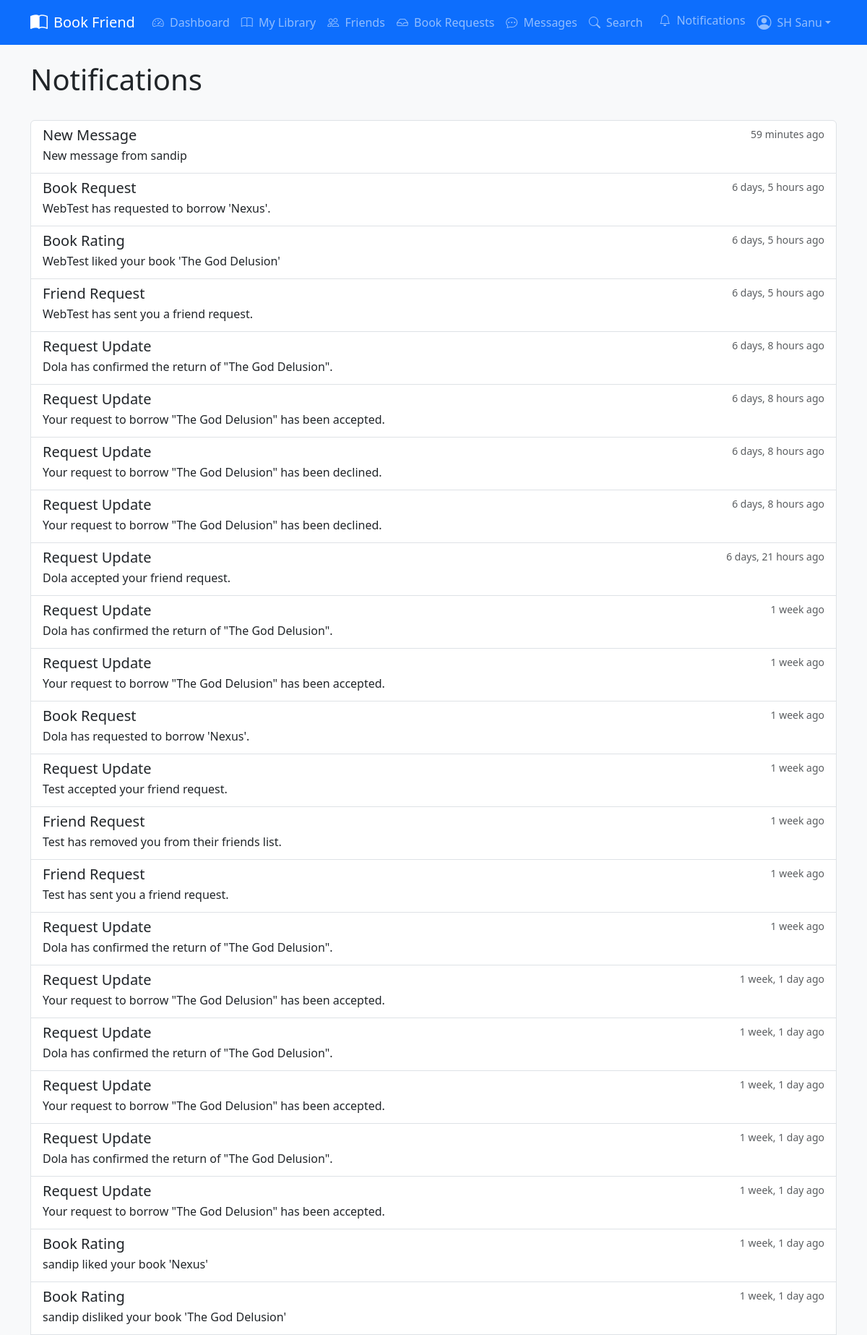
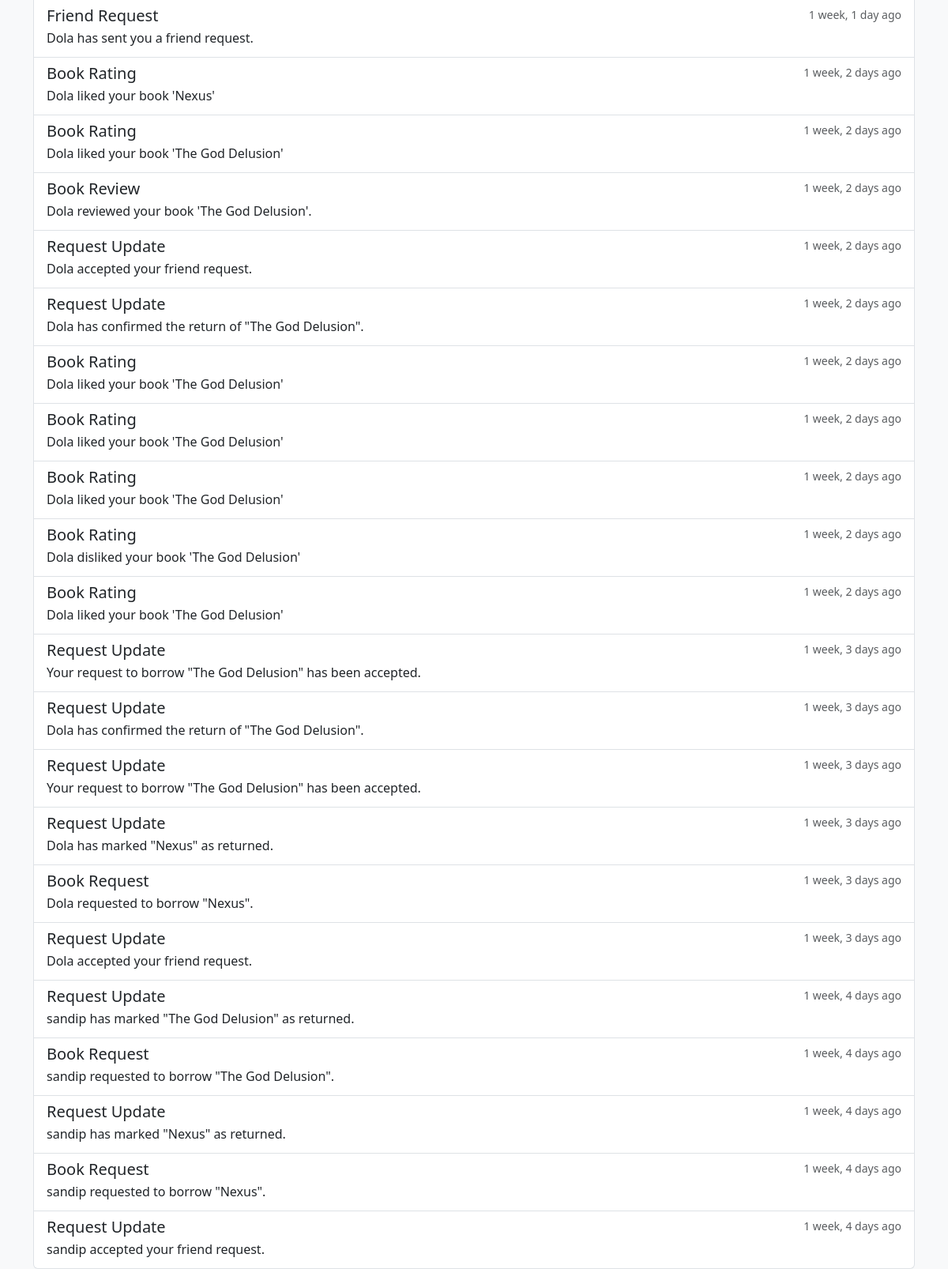
The app's page /notifications/ (signed in) with its own data (2 pictures, top to bottom).
### Core/models.py (models this page shows, shortened)
class Notification(models.Model):
    TYPE_CHOICES = [
        ('friend_request', 'Friend Request'),
        ('book_request', 'Book Request'),
        ('request_update', 'Request Update'),
        ('due_reminder', 'Due Reminder'),
        ('book_rating', 'Book Rating'),
        ('book_review', 'Book Review'),
        ('new_message', 'New Message'),
    ]
    user = models.ForeignKey(User, on_delete=models.CASCADE)
    notification_type = models.CharField(max_length=20, choices=TYPE_CHOICES)
    message = models.TextField()
    read = models.BooleanField(default=False)
    created_at = models.DateTimeField(auto_now_add=True)
    related_user = models.ForeignKey(User, on_delete=models.SET_NULL, null=True, blank=True, related_name='related_notifications')
    related_book = models.ForeignKey(Book, on_delete=models.SET_NULL, null=True, blank=True)
    related_book_request = models.ForeignKey(BookRequest, on_delete=models.SET_NULL, null=True, blank=True)
    related_friendship = models.ForeignKey(Friendship, on_delete=models.SET_NULL, null=True, blank=True)
    related_book_review = models.ForeignKey('BookReview', on_delete=models.SET_NULL, null=True, blank=True)
    related_message = models.ForeignKey('Message_Chat.Message', on_delete=models.SET_NULL, null=True, blank=True, related_name='notifications')

### Core/views.py (the view)
# urls.py: path("notifications/", views.notifications_view, name="notifications"),
@login_required
def notifications_view(request):
    notifications = Notification.objects.filter(user=request.user).order_by(
        "-created_at"
    )
    unread_count = notifications.filter(read=False).count()
    if request.method == "POST":
        notifications.filter(read=False).update(read=True)
        return redirect("core:notifications")
    context = {
        "notifications": notifications,
        "unread_count": unread_count,
    }
    return render(request, "core/notifications/list.html", context)

### Core/context_processors.py (called while the page is built)
def notification_count(request):
    if request.user.is_authenticated:
        unread_count = Notification.objects.filter(user=request.user, read=False).count()
        return {'unread_notifications': unread_count}
    return {'unread_notifications': 0}

### templates/core/notifications/list.html (shortened to what this page needs)
{% extends 'core/base.html' %}
{% block content %}
<div class="container">
    <div class="d-flex justify-content-between align-items-center mb-4">
        <h1>Notifications</h1>
    </div>
    {% if notifications %}
        <div class="list-group">
            {% for notification in notifications %}
                <a href="{% url 'core:notification_redirect' notification.id %}" class="list-group-item list-group-item-action {% if not notification.read %}list-group-item-primary{% endif %}">
                    <div class="d-flex w-100 justify-content-between">
                        <h5 class="mb-1">{{ notification.get_notification_type_display }}</h5>
                        <small class="text-muted">{{ notification.created_at|timesince }} ago</small>
                    </div>
                    <p class="mb-1">{{ notification.message }}</p>
                </a>
            {% endfor %}
        </div>
    {% else %}
        <p class="text-muted">No notifications yet.</p>
    {% endif %}
</div>
{% endblock %}

### templates/core/includes/navbar.html (shortened to what this page needs)
<nav class="navbar navbar-expand-lg navbar-dark bg-primary">
    <div class="container">
      <a class="navbar-brand d-flex align-items-center" href="{% url 'core:landing' %}">
        <i class="bi bi-book-half me-2 fs-4"></i>
        Book Friend
      </a>
      <div class="collapse navbar-collapse" id="navbarNav">
        {% if user.is_authenticated %}
          <ul class="navbar-nav me-auto">
            <li class="nav-item">
              <a class="nav-link" href="{% url 'core:dashboard' %}">
                <i class="bi bi-speedometer2 me-1"></i> Dashboard
              </a>
            </li>
            <li class="nav-item">
              <a class="nav-link" href="{% url 'core:library' username=user.username %}">
                <i class="bi bi-book me-1"></i> My Library
              </a>
            </li>
            <li class="nav-item">
              <a class="nav-link" href="{% url 'core:friends_list' %}">
                <i class="bi bi-people me-1"></i> Friends
              </a>
            </li>
            <li class="nav-item">
              <a class="nav-link" href="{% url 'core:book_requests' %}">
                <i class="bi bi-inbox me-1"></i> Book Requests
              </a>
            </li>
            <li class="nav-item">
              <a class="nav-link position-relative" href="{% url 'message_chat:chat_list' %}">
                <i class="bi bi-chat-dots me-1"></i> Messages
              </a>
            </li>
            <li class="nav-item">
              <a class="nav-link" href="{% url 'core:search' %}">
                <i class="bi bi-search me-1"></i> Search
              </a>
            </li>
          </ul>
          <ul class="navbar-nav">
            <li class="nav-item">
              <a class="nav-link position-relative" href="{% url 'core:notifications' %}">
                <i class="bi bi-bell me-1"></i> Notifications
              </a>
            </li>
            <li class="nav-item dropdown">
              <a
                class="nav-link dropdown-toggle d-flex align-items-center"
                href="#"
                role="button"
                data-bs-toggle="dropdown"
                aria-expanded="false"
              >
                <i class="bi bi-person-circle fs-5 me-2"></i>
                {{ user.get_full_name }}
              </a>
            </li>
          </ul>
        {% endif %}
      </div>
    </div>
  </nav>

### static/core/css/style.css (style rules this page uses)
body { background-color: #f8f9fa; }

### records on screen
Notification: notification_type "New Message", created_at "59 minutes", message "New message from sandip"
Notification: notification_type "Book Request", created_at "6 days, 5 hours", message "WebTest has requested to borrow 'Nexus'."
Notification: notification_type "Book Rating", created_at "6 days, 5 hours", message "WebTest liked your book 'The God Delusion'"
Notification: notification_type "Friend Request", created_at "6 days, 5 hours", message "WebTest has sent you a friend request."
Notification: notification_type "Request Update", created_at "6 days, 8 hours", message "Dola has confirmed the return of \"The God Delusion\"."
Notification: notification_type "Request Update", created_at "6 days, 8 hours", message "Your request to borrow \"The God Delusion\" has been accepted."
Notification: notification_type "Request Update", created_at "6 days, 8 hours", message "Your request to borrow \"The God Delusion\" has been declined."
Notification: notification_type "Request Update", created_at "6 days, 8 hours", message "Your request to borrow \"The God Delusion\" has been declined."
Notification: notification_type "Request Update", created_at "6 days, 21 hours", message "Dola accepted your friend request."
Notification: notification_type "Request Update", created_at "1 week", message "Dola has confirmed the return of \"The God Delusion\"."
Notification: notification_type "Request Update", created_at "1 week", message "Your request to borrow \"The God Delusion\" has been accepted."
Notification: notification_type "Book Request", created_at "1 week", message "Dola has requested to borrow 'Nexus'."
Notification: notification_type "Request Update", created_at "1 week", message "Test accepted your friend request."
Notification: notification_type "Friend Request", created_at "1 week", message "Test has removed you from their friends list."
Notification: notification_type "Friend Request", created_at "1 week", message "Test has sent you a friend request."
Notification: notification_type "Request Update", created_at "1 week", message "Dola has confirmed the return of \"The God Delusion\"."
Notification: notification_type "Request Update", created_at "1 week, 1 day", message "Your request to borrow \"The God Delusion\" has been accepted."
Notification: notification_type "Request Update", created_at "1 week, 1 day", message "Dola has confirmed the return of \"The God Delusion\"."
Notification: notification_type "Request Update", created_at "1 week, 1 day", message "Your request to borrow \"The God Delusion\" has been accepted."
Notification: notification_type "Request Update", created_at "1 week, 1 day", message "Dola has confirmed the return of \"The God Delusion\"."
Notification: notification_type "Request Update", created_at "1 week, 1 day", message "Your request to borrow \"The God Delusion\" has been accepted."
Notification: notification_type "Book Rating", created_at "1 week, 1 day", message "sandip liked your book 'Nexus'"
Notification: notification_type "Book Rating", created_at "1 week, 1 day", message "sandip disliked your book 'The God Delusion'"
Notification: notification_type "Friend Request", created_at "1 week, 1 day", message "Dola has sent you a friend request."
Notification: notification_type "Book Rating", created_at "1 week, 2 days", message "Dola liked your book 'Nexus'"
Notification: notification_type "Book Rating", created_at "1 week, 2 days", message "Dola liked your book 'The God Delusion'"
Notification: notification_type "Book Review", created_at "1 week, 2 days", message "Dola reviewed your book 'The God Delusion'."
Notification: notification_type "Request Update", created_at "1 week, 2 days", message "Dola accepted your friend request."
Notification: notification_type "Request Update", created_at "1 week, 2 days", message "Dola has confirmed the return of \"The God Delusion\"."
Notification: notification_type "Book Rating", created_at "1 week, 2 days", message "Dola liked your book 'The God Delusion'"
Notification: notification_type "Book Rating", created_at "1 week, 2 days", message "Dola liked your book 'The God Delusion'"
Notification: notification_type "Book Rating", created_at "1 week, 2 days", message "Dola liked your book 'The God Delusion'"
Notification: notification_type "Book Rating", created_at "1 week, 2 days", message "Dola disliked your book 'The God Delusion'"
Notification: notification_type "Book Rating", created_at "1 week, 2 days", message "Dola liked your book 'The God Delusion'"
Notification: notification_type "Request Update", created_at "1 week, 3 days", message "Your request to borrow \"The God Delusion\" has been accepted."
Notification: notification_type "Request Update", created_at "1 week, 3 days", message "Dola has confirmed the return of \"The God Delusion\"."
Notification: notification_type "Request Update", created_at "1 week, 3 days", message "Your request to borrow \"The God Delusion\" has been accepted."
Notification: notification_type "Request Update", created_at "1 week, 3 days", message "Dola has marked \"Nexus\" as returned."
Notification: notification_type "Book Request", created_at "1 week, 3 days", message "Dola requested to borrow \"Nexus\"."
Notification: notification_type "Request Update", created_at "1 week, 3 days", message "Dola accepted your friend request."
Notification: notification_type "Request Update", created_at "1 week, 4 days", message "sandip has marked \"The God Delusion\" as returned."
Notification: notification_type "Book Request", created_at "1 week, 4 days", message "sandip requested to borrow \"The God Delusion\"."
Notification: notification_type "Request Update", created_at "1 week, 4 days", message "sandip has marked \"Nexus\" as returned."
Notification: notification_type "Book Request", created_at "1 week, 4 days", message "sandip requested to borrow \"Nexus\"."
Notification: notification_type "Request Update", created_at "1 week, 4 days", message "sandip accepted your friend request."

### other values on screen
{{ user.get_full_name }} "SH Sanu"
